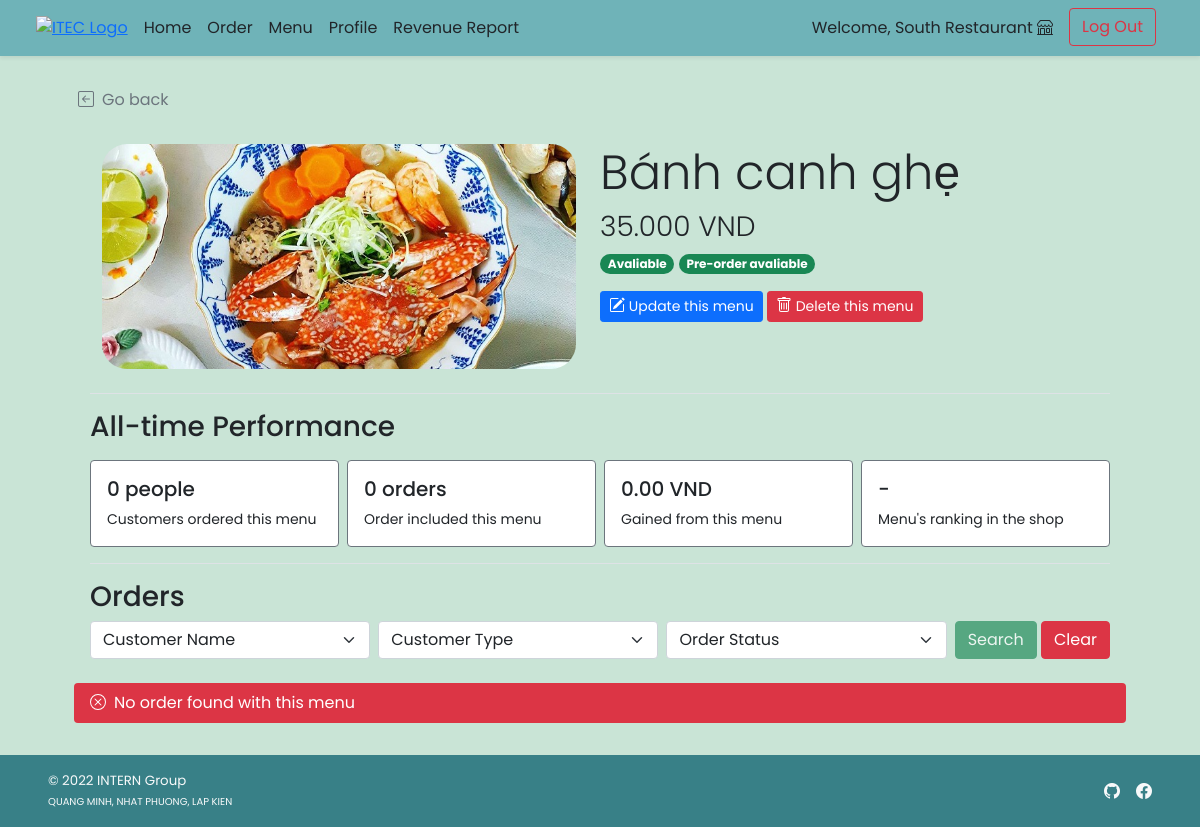
/shop/shop_menu_detail.php?f_id=21 (signed in), run on the app's committed database.
### tables this page shows
CREATE TABLE `food` (
  `f_id` int(11) NOT NULL,
  `s_id` int(11) NOT NULL,
  `f_name` varchar(100) NOT NULL,
  `f_price` decimal(6,3) NOT NULL,
  `f_todayavail` tinyint(4) NOT NULL DEFAULT 1 COMMENT 'Food is available to order or not',
  `f_preorderavail` tinyint(4) NOT NULL DEFAULT 1,
  `f_pic` text DEFAULT NULL
);

### shop/shop_menu_detail.php (the view, shortened to what this page needs)
<!DOCTYPE html>
<html lang="en">
<head>
    <?php
        include("../conn_db.php");
        include('../head.php');
        $s_id = $_SESSION["sid"];
    ?>
    <link href="../css/main.css" rel="stylesheet">
    <link href="../css/menu.css" rel="stylesheet">
</head>
<body class="d-flex flex-column h-100">
    <?php include('nav_header_shop.php')?>
    <?php
        $f_id = $_GET["f_id"];
        $query = "SELECT f.f_name,f.f_price,f.f_todayavail,f.f_preorderavail,f.f_pic FROM food f WHERE f.f_id = $f_id LIMIT 0,1;";
        $result = $mysqli -> query($query);
        $food_row = $result -> fetch_array();
    ?>
    <div class="container px-5 py-4" id="shop-body">
        <a class="nav nav-item text-decoration-none text-muted mb-2" href="#" onclick="history.back();">
            <i class="bi bi-arrow-left-square me-2"></i>Go back
        </a>
        <div class="container row row-cols-6 row-cols-md-12 g-5 pt-4 mb-4" id="shop-header">
            <div class="rounded-25 col-6" id="shop-img" style="
                    background: url(
                        <?php
                            if(is_null($food_row["f_pic"])){echo "'../img/default.png'";}
                            else{echo "'../img/{$food_row['f_pic']}'";}
                        ?>
                    ) center; height: 225px;
                    background-size: cover; background-repeat: no-repeat;
                    background-position: center;">
            </div>
            <div class="col-6">
                <h1 class="display-5 strong"><?php echo $food_row["f_name"];?></h1>
                <h3 class="fw-light"><?php echo $food_row["f_price"]?> VND</h3>
                <ul class="list-unstyled">
                    <li class="my-2">
                        <?php
                            if($food_row["f_todayavail"]==1){
                        ?>
                        <span class="badge rounded-pill bg-success">Avaliable</span>
                        <?php }else{ ?>
                        <span class="badge rounded-pill bg-danger">Unavaliable</span>
                        <?php }
                            if($food_row["f_preorderavail"]==1){
                        ?>
                        <span class="badge rounded-pill bg-success">Pre-order avaliable</span>
                        <?php }else{ ?>
                        <span class="badge rounded-pill bg-danger">Pre-order Unavaliable</span>
                        <?php } ?>
                    </li>
                </ul>
        <a class="btn btn-sm btn-primary mt-2 mt-md-0" href="shop_menu_edit.php?f_id=<?php echo $f_id?>">
            Update this menu
        </a>
        <a class="btn btn-sm btn-danger mt-2 mt-md-0" href="shop_menu_delete.php?f_id=<?php echo $f_id?>">
            Delete this menu
        </a>
            </div>
        </div>
        <div class="container">
            <h3 class="border-top pt-3 pb-2 mt-2">All-time Performance</h3>
            <div class="row row-cols-2 row-cols-md-4 mb-3 g-2">
                <div class="col">
                    <div class="card border-secondary">
                        <div class="card-body">
                            <h5 class="card-title">
                                <?php
                                    $count_query = "SELECT COUNT(DISTINCT orh.c_id) AS cnt FROM order_header orh INNER JOIN order_detail ord ON orh.orh_id = ord.orh_id
                                    WHERE ord.f_id = {$f_id};";
                                    $count_result = $mysqli -> query($count_query) -> fetch_array();
                                    echo $count_result["cnt"];
                                ?> people
                            </h5>
                            <p class="card-text small">Customers ordered this menu</p>
                        </div>
                    </div>
                </div>
                <div class="col">
                    <div class="card border-secondary">
                        <div class="card-body">
                            <h5 class="card-title"><?php
                                    $count_query = "SELECT COUNT(*) AS cnt FROM order_detail ord WHERE ord.f_id = {$f_id};";
                                    $count_result = $mysqli -> query($count_query) -> fetch_array();
                                    echo $count_result["cnt"];
                                ?> orders</h5>
                            <p class="card-text small">Order included this menu</p>
                        </div>
                    </div>
                </div>
                <div class="col">
                    <div class="card border-secondary">
                        <div class="card-body">
                            <h5 class="card-title"><?php
                                    $count_query = "SELECT SUM(ord.ord_buyprice*ord.ord_amount) AS prf FROM order_detail ord WHERE ord.f_id = {$f_id};";
                                    $count_result = $mysqli -> query($count_query) -> fetch_array();
                                    if(is_null($count_result["prf"])){echo "0.00";}else{echo $count_result["prf"];}
                                ?> VND</h5>
                            <p class="card-text small">Gained from this menu</p>
                        </div>
                    </div>
                </div>
                <div class="col">
                    <div class="card border-secondary">
                        <div class="card-body">
                            <h5 class="card-title"><?php
                                    $rank_query = "SELECT f.f_id,RANK() OVER (ORDER BY SUM(ord.ord_buyprice*ord.ord_amount) DESC) AS rnk FROM food f
                                    INNER JOIN order_detail ord ON f.f_id = ord.f_id WHERE f.s_id = {$s_id} GROUP BY f.f_id;";
                                    $rank_result = $mysqli -> query($rank_query);
                                    $exists = 0;
                                    while ($row_rank = $rank_result -> fetch_array()){
                                        if($row_rank["f_id"]==$_GET["f_id"]){
                                            echo "#".$row_rank["rnk"];
                                            $exists = 1;
                                            break;
                                        }
                                    }if($exists==0){echo "-";}
                                ?></h5>
                            <p class="card-text small">Menu's ranking in the shop</p>
                        </div>
                    </div>
                </div>
            </div>
        </div>
        <div class="container">
        <h3 class="border-top pt-3 mt-2">Orders</h3>
            <form class="form-floating mb-3" method="GET" action="shop_menu_detail.php">
                <div class="row g-2">
                    <div class="col">
                        <select class="form-select" id="c_id" name="c_id">
                            <option selected value="">Customer Name</option>
                            <?php
                                $option_query = "SELECT DISTINCT c.c_id, c.c_firstname,c.c_lastname
                                FROM order_header orh INNER JOIN order_detail ord ON orh.orh_id = ord.orh_id
                                INNER JOIN customer c ON orh.c_id = c.c_id WHERE ord.f_id = {$f_id};";
                                $option_result = $mysqli -> query($option_query);
                                $opt_row = $option_result -> num_rows;
                            ?>
                        </select>
                    </div>
                    <div class="col">
                        <select class="form-select" id="utype" name="ut">
                            <?php if(isset($_GET["search"])){?>
                            <option selected value="">Customer Type</option>
                            <option value="STD" <?php if($_GET["ut"]=="STD"){ echo "selected";}?>>Student</option>
                            <option value="INS" <?php if($_GET["ut"]=="INS"){ echo "selected";}?>>Professor</option>
                            <option value="TAS" <?php if($_GET["ut"]=="TAS"){ echo "selected";}?>>Teaching Assistant</option>
                            <option value="STF" <?php if($_GET["ut"]=="STF"){ echo "selected";}?>>Faculty Staff</option>
                            <option value="GUE" <?php if($_GET["ut"]=="GUE"){ echo "selected";}?>>Visitor</option>
                            <option value="ADM" <?php if($_GET["ut"]=="ADM"){ echo "selected";}?>>Admin</option>
                            <option value="OTH" <?php if($_GET["ut"]=="OTH"){ echo "selected";}?>>Other</option>
                            <?php }else{ ?>
                            <option selected value="">Customer Type</option>
                            <?php } ?>
                        </select>
                    </div>
                    <div class="col">
                        <select class="form-select" id="orderstatus" name="os">
                            <?php if(isset($_GET["search"])){?>
                            <option selected value="">Order Status</option>
                            <option value="ACPT" <?php if($_GET["os"]=="ACPT"){ echo "selected";}?>>Order Accepted</option>
                            <option value="PREP" <?php if($_GET["os"]=="PREP"){ echo "selected";}?>>Order Preparing</option>
                            <option value="RDPK" <?php if($_GET["os"]=="RDPK"){ echo "selected";}?>>Ready for Pick-Up</option>
                            <option value="FNSH" <?php if($_GET["os"]=="FNSH"){ echo "selected";}?>>Order Finished</option>
                            <?php }else{ ?>
                            <option selected value="">Order Status</option>
                            <?php } ?>
                        </select>
                    </div>
                    <div class="col-auto">
                        <button type="submit" name="search" value="1" class="btn btn-success"
                        <?php if($opt_row==0){echo "disabled";} ?>>Search</button>
                        <button type="reset" class="btn btn-danger"
                            onclick="javascript: window.location='shop_menu_detail.php?f_id=<?php echo $f_id?>'">Clear</button>
                    </div>
                </div>
            </form>
        </div>
        <?php
            if(isset($_GET["search"])){
                if($_GET["c_id"]!=''){ $cid_clause = " AND orh.c_id = '{$_GET['c_id']}';"; }else{ $cid_clause = ";";}
                $query = "SELECT orh.orh_id,orh.orh_refcode,orh.orh_ordertime,c.c_firstname,c.c_lastname,orh.orh_orderstatus,ord.ord_amount
                FROM order_header orh INNER JOIN order_detail ord ON orh.orh_id = ord.orh_id INNER JOIN customer c ON orh.c_id = c.c_id
                WHERE ord.f_id = {$f_id} AND c.c_type LIKE '%{$_GET['ut']}%' AND orh.orh_orderstatus LIKE '%{$_GET['os']}%'".$cid_clause;
            }else{
                $query = "SELECT orh.orh_id,orh.orh_refcode,orh.orh_ordertime,c.c_firstname,c.c_lastname,orh.orh_orderstatus,ord.ord_amount
                FROM order_header orh INNER JOIN order_detail ord ON orh.orh_id = ord.orh_id
                INNER JOIN customer c ON orh.c_id = c.c_id WHERE ord.f_id = {$f_id};";
            }
            $result = $mysqli -> query($query);
            $numrow = $result -> num_rows;
            if($numrow > 0){
        ?>
        <div class="container align-items-stretch">
            <div class="table-responsive">
            <table class="table rounded-5 table-light table-striped table-hover align-middle caption-top mb-3">
                <caption><?php echo $numrow;?> order(s) <?php if(isset($_GET["search"])){?><br /><a
                        href="admin_food_detail.php?f_id=<?php echo $f_id?>" class="text-decoration-none text-danger">Clear Search
                        Result</a><?php } ?></caption>
                <thead class="bg-light">
                    <tr>
                        <th scope="col">#</th>
                        <th scope="col">Order Ref. Code</th>
                        <th scope="col">Order Status</th>
                        <th scope="col">Order Date</th>
                        <th scope="col">Customer Name</th>
                        <th scope="col">Amount</th>
                        <th scope="col">Action</th>
                    </tr>
                </thead>
                <tbody>
                    <?php $i=1; while($row = $result -> fetch_array()){ ?>
                    <tr>
                        <th><?php echo $i++;?></th>
                        <td><?php echo $row["orh_refcode"];?></td>
                        <td>
                            <?php if($row["orh_orderstatus"]=="ACPT"){ ?>
                                <h5><span class="fw-bold badge bg-info text-dark">Accepted</span></h5>
                            <?php }else if($row["orh_orderstatus"]=="PREP"){ ?>
                                <h5><span class="fw-bold badge bg-warning text-dark">Preparing</span></h5>
                            <?php }else if($row["orh_orderstatus"]=="RDPK"){ ?>
                                <h5><span class="fw-bold badge bg-primary text-white">Ready to pick up</span></h5>
                            <?php }else if($row["orh_orderstatus"]=="FNSH"){?>
                                <h5><span class="fw-bold badge bg-success text-white">Completed</span></h5>
                            <?php } ?>
                        </td>
                        <td><?php
                        $order_time = (new Datetime($row["orh_ordertime"])) -> format("F j, Y H:i");
                        echo $order_time;
                        ?></td>
                        <td><?php echo $row["c_firstname"]." ".$row["c_lastname"];?></td>
                        <td><?php echo $row["ord_amount"];?></td>
                        <td><a href="shop_order_detail.php?orh_id=<?php echo $row["orh_id"]?>" class="btn btn-sm btn-primary">View</a></td>
                    </tr>
                    <?php } ?>
                </tbody>
            </table>
        </div>
        </div>
        <?php }else{ ?>
        <div class="row">
            <div class="col m-2 p-2 bg-danger text-white rounded text-start">
                <span class="ms-2 mt-2">No order found with this menu</span>
            </div>
        </div>
        <?php } ?>
    </div>
    <?php include 'shop_footer.php';?>
</body>
</html>

### css/main.css (style rules this page uses)
html { height: 100%; }
body { height: 100%; padding-top: 4rem; margin-bottom: -50px; font-family: 'Poppins', 'Noto Sans Thai', sans-serif; background-color: #F6F6F2; }
a { cursor: pointer; }
.bi { vertical-align: -.125em; fill: currentColor; }
.text-white { color: white; }
.rounded-25 { border-radius: 25px; }

### css/menu.css (style rules this page uses)
html, body { height: 100%; background-color: #C9E4D6; }

### data on the page
food: f_pic (picture), f_name "Bánh canh ghẹ", f_price "35.000"

### other printed values
$_SESSION['shopname'] "South Restaurant"
$count_result["cnt"] "0"
